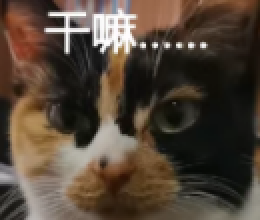
#> input picture inputs/cat4_calico_face.png, 130 x 110 px, given in place of media_1794769053783_713fd652.jpg, which was not available (shown 2 times larger)
$ python extract_cat_subjects.py
#> lines starting #> are read from the running program, lines starting #| are printed output that depends on the picture; after the words box and inside, x2 and y2 are one past the last pixel; in counts of white or black regions, pixels touching at a corner belong together
# -*- coding: utf-8 -*-
"""
高精度提取三张猫咪照片的拼豆主体 + 面向 MARD 221 色卡的白点拉伸与局部特征增强：
- 图一：白猫+葡萄纸箱+黄绳（白猫提纯进 H1/H2/H10，强保粉耳/黄绳 A5/绿葡萄 B9/B23）
- 图二：完整猫脸（白鼻梁/白嘴套提亮，暖橘纹饱和度拉升，锁定双目 H1 眼神高光）
- 图三：单独白猫+蓝格床单包边（白猫提纯，蓝床单冷蓝还原至 C29/C12/D3/C20）
"""

from pathlib import Path
import cv2
import numpy as np
from PIL import Image
from skimage import color as skcolor

PROJECT_ROOT = Path(r"C:\Users\Administrator\.gemini\antigravity\scratch\pindou-project")
INPUTS_DIR = PROJECT_ROOT / "inputs"
PREVIEW_DIR = INPUTS_DIR / "previews"

SRC_IMG1 = Path(r"C:/Users/Administrator/.gemini/antigravity/brain/e9d6b73c-8428-402f-96c2-37bcf4c52a6f/.user_uploaded/media_1794769053783_713fd652.jpg")
SRC_IMG2 = Path(r"C:/Users/Administrator/.gemini/antigravity/brain/e9d6b73c-8428-402f-96c2-37bcf4c52a6f/.user_uploaded/media_1794769055622_d8550817.png")
SRC_IMG3 = Path(r"C:/Users/Administrator/.gemini/antigravity/brain/e9d6b73c-8428-402f-96c2-37bcf4c52a6f/.user_uploaded/media_1794769063556_5bf63f50.jpg")


# [29 lines left out: functions tight_crop_rgba, fill_internal_holes, not called in this run]


def save_rgba_and_white_preview(rgba: np.ndarray, out_png: Path, preview_png: Path) -> None:
    """保存透明底 RGBA PNG 及白底检查预览 PNG。"""
    out_png.parent.mkdir(parents=True, exist_ok=True)
    preview_png.parent.mkdir(parents=True, exist_ok=True)
    Image.fromarray(rgba, mode="RGBA").save(out_png)
    bg = np.full((rgba.shape[0], rgba.shape[1], 3), 255, dtype=np.float32)
    a = rgba[:, :, 3:4].astype(np.float32) / 255.0
    comp = np.clip(np.round(rgba[:, :, :3].astype(np.float32) * a + bg * (1.0 - a)), 0, 255).astype(np.uint8)
    Image.fromarray(comp, mode="RGB").save(preview_png)


def whiten_white_cat_for_mard(
    rgb: np.ndarray,
    fur_mask: np.ndarray,
    high_l_pivot: float = 73.0,
    pink_boost_mask: np.ndarray | None = None,
) -> np.ndarray:
    """
    面向 MARD 色卡（H1=255, H2=251, H10=235, H12=253/246/238）的白猫连续白点拉伸：
    1) 平滑权重避开黑眼珠 (L<46) 与粉红耳鼻 (a*>7)；
    2) 强效去除暖光偏黄 b* 并拉高亮度 L*，使主受光毛发稳定进入 L* ∈ [94, 100]（落入 H1/H2/H12），
       同时保留阴影层的 H10/H19/M4 过渡而不产生任何硬斑块边缘；
    3) 可选对粉红耳鼻微提粉嫩度使其匹配 F14/F21/F20。
    """
    lab = skcolor.rgb2lab(rgb.astype(np.float64) / 255.0)
    l_ch = lab[:, :, 0]
    a_ch = lab[:, :, 1]
    b_ch = lab[:, :, 2]

    # 高斯平滑连续毛发权重：避开暗眼珠与高饱和粉耳鼻
    w_l = np.clip((l_ch - 48.0) / 22.0, 0.0, 1.0)
    w_pink = np.clip(1.0 - (a_ch - 5.5) / 8.5, 0.0, 1.0)
    w_yellow_ear = np.clip(1.0 - (b_ch - 14.0) / 14.0, 0.0, 1.0)
    raw_w = np.where(fur_mask, w_l * w_pink * w_yellow_ear, 0.0).astype(np.float32)
    smooth_w = cv2.GaussianBlur(raw_w, (27, 27), 0)
    smooth_w = np.where(fur_mask, smooth_w, 0.0)

    # 白点拉伸：以猫毛 85 分位亮度为参考上锚点，将高光区平滑拉升到 97~100
    pos_l = l_ch[fur_mask & (raw_w > 0.35)]
    p_hi = float(np.percentile(pos_l, 82)) if pos_l.size > 0 else 86.0
    p_hi = max(p_hi, high_l_pivot)

    # S 型白点映射：低于 pivot 的阴影轻微提升，高于 pivot 的白毛平滑冲顶至 97~100
    norm_l = np.clip((l_ch - 48.0) / max(10.0, p_hi - 48.0), 0.0, 1.15)
    stretched_l = np.where(
        norm_l >= 0.55,
        88.5 + 11.3 * np.clip((norm_l - 0.55) / 0.50, 0.0, 1.0) ** 0.72,
        60.0 + 28.5 * (norm_l / 0.55),
    )
    lab[:, :, 0] = np.clip(l_ch * (1.0 - smooth_w) + stretched_l * smooth_w, 0.0, 99.8)

    # 剥离暖灯偏黄 b* 与弱偏红 a*：越接近高光区越趋近纯白 (a=0, b=0.8)
    clean_b = np.clip(b_ch * 0.22 - 0.4, -1.0, 3.2)
    clean_a = np.where(a_ch > 0.0, a_ch * 0.30, a_ch)
    lab[:, :, 2] = b_ch * (1.0 - smooth_w * 0.92) + clean_b * (smooth_w * 0.92)
    lab[:, :, 1] = a_ch * (1.0 - smooth_w * 0.85) + clean_a * (smooth_w * 0.85)

    # 可选温和提粉内耳/鼻头
    if pink_boost_mask is not None:
        pw = np.where(pink_boost_mask, np.clip((a_ch - 4.0) / 10.0, 0.0, 1.0), 0.0).astype(np.float32)
        pw = cv2.GaussianBlur(pw, (15, 15), 0)
        lab[:, :, 1] = np.clip(lab[:, :, 1] + pw * 11.0, -50.0, 60.0)
        lab[:, :, 0] = np.clip(lab[:, :, 0] + pw * 6.0, 0.0, 96.0)
        lab[:, :, 2] = np.clip(lab[:, :, 2] - pw * 4.5, -20.0, 40.0)

    fixed_rgb = np.clip(np.round(skcolor.lab2rgb(lab) * 255.0), 0, 255).astype(np.uint8)
    out = rgb.copy()
    out[fur_mask] = fixed_rgb[fur_mask]
    return out


def extract_image1_cat_and_box() -> tuple[Path, Path]:
    """
    采用非破坏性安全矩形区域截取图一（472×466：完整囊括白猫全貌、葡萄纸箱与底部黄色提绳，
    四周仅留适量地砖余量、避开右缘桌布与左上角家具），彻底杜绝细碎抠图造成的耳缘/眼睛/箱角割残；
    同时在区域内完成白猫高光拉伸、黄绳明黄保护与绿葡萄纹理强化。
    """
    rgb = np.array(Image.open(SRC_IMG1).convert("RGB"))
    h, w, _ = rgb.shape

    y0_crop, y1_crop = 212, 678
    x0_crop, x1_crop = 122, 594
    crop_mask = np.zeros((h, w), dtype=bool)
    crop_mask[y0_crop:y1_crop, x0_crop:x1_crop] = True

    img_lab = skcolor.rgb2lab(rgb.astype(np.float64) / 255.0)
    r_ch = rgb[:, :, 0].astype(np.int16)
    g_ch = rgb[:, :, 1].astype(np.int16)
    b_ch = rgb[:, :, 2].astype(np.int16)
    is_yellow_rope = (r_ch >= 130) & (g_ch >= 100) & (b_ch <= 76) & ((r_ch - b_ch) >= 72)

    # 1) 白猫高光白点拉伸（仅作用于猫毛亮部色域，避免碰触四周地砖与纸箱）+ 粉红耳鼻保护提粉
    cat_zone = np.zeros((h, w), dtype=bool)
    cat_zone[225:495, 195:560] = True
    fur_only = crop_mask & cat_zone & (b_ch >= 104) & (img_lab[:, :, 0] >= 53.0) & (img_lab[:, :, 2] <= 21.0)
    pink_head = np.zeros((h, w), dtype=bool)
    pink_head[265:345, 420:552] = True
    rgb_cal = whiten_white_cat_for_mard(rgb, fur_only, high_l_pivot=72.0, pink_boost_mask=pink_head & fur_only)

    # 2) 底部黄色提绳识别、加粗 1px 与明黄增强（准确吸附至 MARD A5/A8 金黄）
    rope_zone = np.zeros((h, w), dtype=bool)
    rope_zone[545:655, 290:530] = True
    rope_seed = (crop_mask & rope_zone & is_yellow_rope).astype(np.uint8)
    rope_thick = (cv2.dilate(rope_seed, cv2.getStructuringElement(cv2.MORPH_ELLIPSE, (3, 3))) > 0) & crop_mask
    rope_orig = rgb_cal[rope_thick].astype(np.float32)
    rgb_cal[rope_thick] = np.clip(np.round(0.35 * rope_orig + 0.65 * np.array([244.0, 218.0, 60.0])), 0, 255).astype(np.uint8)

    # 3) 纸箱葡萄图案绿调微增，便于在拼豆中保留绿叶葡萄层次
    grape_roi = np.zeros((h, w), dtype=bool)
    grape_roi[426:505, 405:546] = True
    grape_roi[536:632, 248:342] = True
    is_grape_print = crop_mask & grape_roi & (g_ch >= r_ch - 18) & (r_ch <= 122)
    g_out = rgb_cal.astype(np.int16)
    g_out[is_grape_print, 0] = np.clip(g_out[is_grape_print, 0] - 18, 0, 255)
    g_out[is_grape_print, 1] = np.clip(g_out[is_grape_print, 1] + 22, 0, 255)
    g_out[is_grape_print, 2] = np.clip(g_out[is_grape_print, 2] - 12, 0, 255)
    rgb_cal = g_out.astype(np.uint8)

    # 整块实心区域导出，无抠边缺失
    sub_rgb = rgb_cal[y0_crop:y1_crop, x0_crop:x1_crop]
    rgba_crop = np.dstack([sub_rgb, np.full((sub_rgb.shape[0], sub_rgb.shape[1]), 255, dtype=np.uint8)])

    out_png = INPUTS_DIR / "cat1_cat_and_box.png"
    prev_png = PREVIEW_DIR / "cat1_cat_and_box_white_preview.png"
    save_rgba_and_white_preview(rgba_crop, out_png, prev_png)
    print(f"[图一] 区域截取+校准完成: {rgba_crop.shape[1]}x{rgba_crop.shape[0]} -> {out_png}")
    return out_png, prev_png


# [143 lines left out: functions extract_image2_cat_face, extract_image3_cat_with_bedsheet_edge, not called in this run]


def main():
    extract_image1_cat_and_box()
#> in extract_image1_cat_and_box, `img_lab = skcolor.rgb2lab(rgb.astype(np.float64) / 255.0)`: img_lab: shape (110, 130, 3) float64; mean of channels 0, 1, 2 29.2, 4.1, 9.8
#> in extract_image1_cat_and_box, `g_ch = rgb[:, :, 1].astype(np.int16)`:
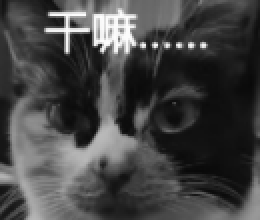
#> g_ch: shape (110, 130) int16 (shown 2 times larger); min 9, max 254, mean 68.8
#> in extract_image1_cat_and_box, `is_yellow_rope = (r_ch >= 130) & (g_ch >= 100) & (b_ch <= 76) & ((r_ch..`:
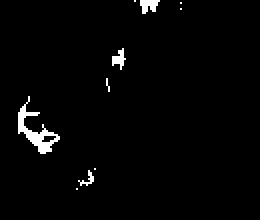
#> is_yellow_rope: shape (110, 130) bool (shown 2 times larger); 2.1% white; 10 white regions (6 under 20 px), largest, box (x1, y1, x2, y2) and area: (9, 48, 30, 77) 178, (70, 0, 80, 7) 47, (56, 24, 63, 35) 39, (39, 85, 47, 93) 22
#> in extract_image1_cat_and_box, `fur_only = crop_mask & cat_zone & (b_ch >= 104) & (img_lab[:, :, 0] >=..`: fur_only: shape (110, 130) bool; every value is 0
#> in whiten_white_cat_for_mard, `a_ch = lab[:, :, 1]`:
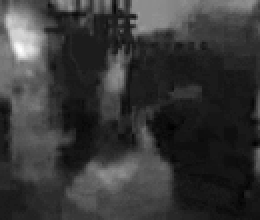
#> a_ch: shape (110, 130) float64 (shown 2 times larger); min -4.22, max 33.5, mean 4.1; drawn with min black and max white
#> in whiten_white_cat_for_mard, `b_ch = lab[:, :, 2]`:
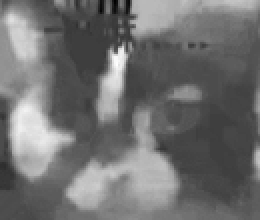
#> b_ch: shape (110, 130) float64 (shown 2 times larger); min -12.33, max 38.07, mean 9.8; drawn with min black and max white
#> in whiten_white_cat_for_mard, `w_yellow_ear = np.clip(1.0 - (b_ch - 14.0) / 14.0, 0.0, 1.0)`:
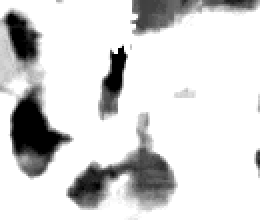
#> w_yellow_ear: shape (110, 130) float64 (shown 2 times larger); min 0, max 1, mean 0.842
#> in whiten_white_cat_for_mard, `raw_w = np.where(fur_mask, w_l * w_pink * w_yellow_ear, 0.0).astype(np..`: raw_w: shape (110, 130) float32; every value is 0
#> in whiten_white_cat_for_mard, `pos_l = l_ch[fur_mask & (raw_w > 0.35)]`: pos_l = empty array
#> in whiten_white_cat_for_mard, `p_hi = float(np.percentile(pos_l, 82)) if pos_l.size > 0 else 86.0`: p_hi = 86
#> in whiten_white_cat_for_mard, `clean_b = np.clip(b_ch * 0.22 - 0.4, -1.0, 3.2)`:
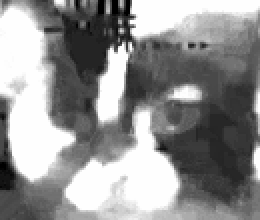
#> clean_b: shape (110, 130) float64 (shown 2 times larger); min -1, max 3.2, mean 1.4; drawn with min black and max white
#> in whiten_white_cat_for_mard, `clean_a = np.where(a_ch > 0.0, a_ch * 0.30, a_ch)`:
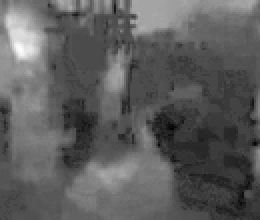
#> clean_a: shape (110, 130) float64 (shown 2 times larger); min -4.22, max 10.05, mean 0.998; drawn with min black and max white
#> in whiten_white_cat_for_mard, `lab[:, :, 0] = np.clip(lab[:, :, 0] + pw * 6.0, 0.0, 96.0)`: lab: shape (110, 130, 3) float64; mean of channels 0, 1, 2 29.2, 4.1, 9.8
#> in extract_image1_cat_and_box, `rope_orig = rgb_cal[rope_thick].astype(np.float32)`: rope_orig = empty array
    extract_image2_cat_face()
    extract_image3_cat_with_bedsheet_edge()


if __name__ == "__main__":
#> (the run stopped early here; a loop or call above may not have finished)
